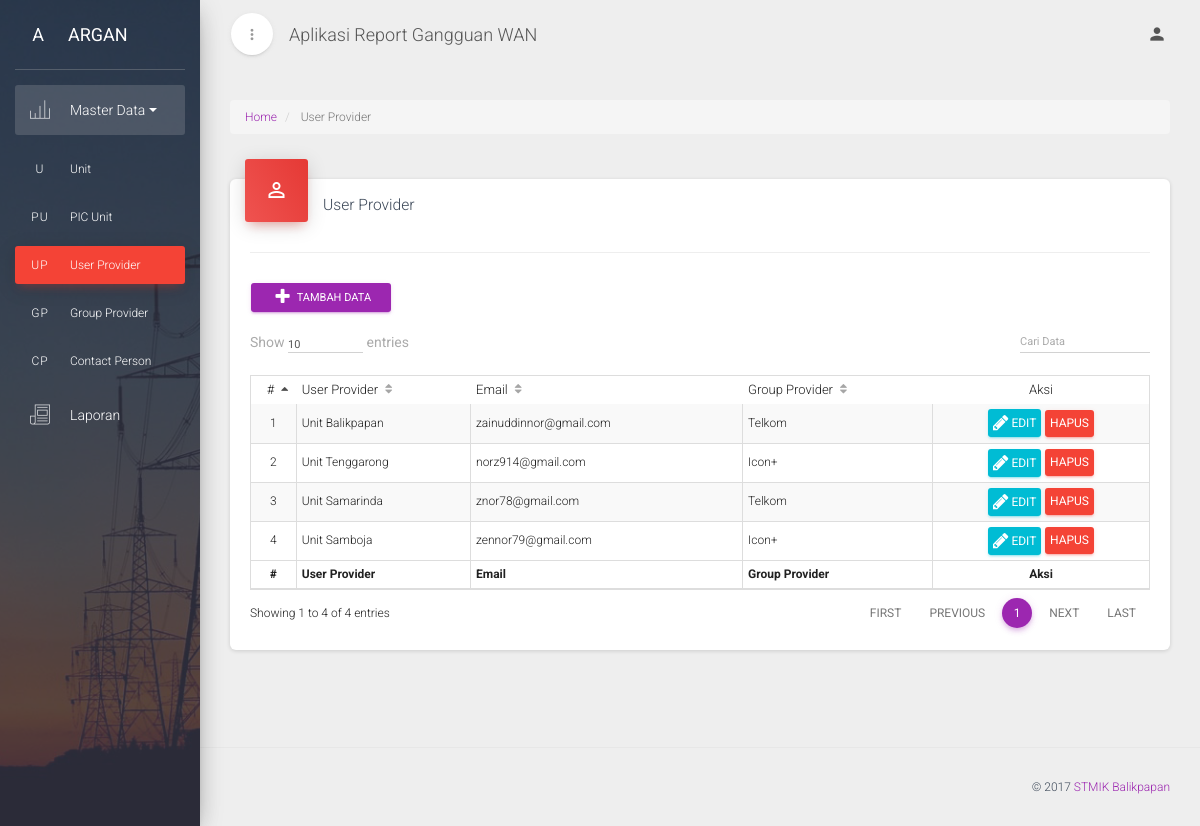
Screenshot of /index.php/c_user_provider with the database file from the repository.
### tables this page shows
CREATE TABLE `user_provider` (
  `id_uprov` int(11) NOT NULL,
  `nm_uprov` varchar(100) NOT NULL,
  `email` varchar(50) NOT NULL,
  `id_gprov` int(12) NOT NULL
);

CREATE TABLE `grup_provider` (
  `id_gprov` int(11) NOT NULL,
  `nm_gprov` varchar(100) NOT NULL
);

### application/controllers/C_user_provider.php (called while the page is built, shortened)
<?php
class C_user_provider extends CI_Controller {
    function __construct(){
        $this->load->model('M_user_provider');
    }
    function index(){
        $data['hasil'] = $this->M_user_provider->index_model();
        $this->load->view('v_user_prov/index', $data);
    }
}
?>

### index.php (called while the page is built, shortened)
<?php
require_once BASEPATH.'core/CodeIgniter.php';

### application/models/M_user_provider.php (called while the page is built, shortened)
<?php
class M_user_provider extends CI_Model {
    function index_model(){
        $this->db->select('*');
        $this->db->from('user_provider');
        $this->db->join('grup_provider','user_provider.id_gprov = grup_provider.id_gprov');
        return json_encode ($this->db->get()->result_array());
    }
}
?>

### application/views/v_user_prov/index.php (the view, shortened to what this page needs)
<div class="wrapper">
       <div class="sidebar" data-active-color="red" data-background-color="black" data-image="<?= base_url()?>assets/img/sidebar-1.jpeg">
           <div class="logo">
               <a href="<?= base_url() ?>" class="simple-text logo-mini">
                   A
               </a>
               <a href="<?= base_url() ?>" class="simple-text logo-normal">
                   ARGAN
               </a>
           </div>
           <div class="sidebar-wrapper">
               <ul class="nav">
                   <li class="active">
                       <a data-toggle="collapse" href="#masterData">
                           <i class="pe-7s-graph3"></i>
                           <p>Master Data
                               <b class="caret"></b>
                           </p>
                       </a>
                       <div class="collapse in" id="masterData">
                           <ul class="nav">
                               <li>
                                   <a href="<?= base_url() ?>C_unit/index">
                                       <span class="sidebar-mini">U</span>
                                       <span class="sidebar-normal">Unit</span>
                                   </a>
                               </li>
                               <li>
                                   <a href="<?= base_url() ?>C_pic_unit/index">
                                       <span class="sidebar-mini">PU</span>
                                       <span class="sidebar-normal">PIC Unit</span>
                                   </a>
                               </li>
                               <li class="active">
                                   <a href="<?= base_url() ?>C_user_provider/index">
                                       <span class="sidebar-mini">UP</span>
                                       <span class="sidebar-normal">User Provider</span>
                                   </a>
                               </li>
                               <li>
                                   <a href="<?= base_url() ?>C_group_provider/index">
                                       <span class="sidebar-mini">GP</span>
                                       <span class="sidebar-normal">Group Provider</span>
                                   </a>
                               </li>
                               <li>
                                   <a href="<?= base_url() ?>C_cp_unit/index">
                                       <span class="sidebar-mini">CP</span>
                                       <span class="sidebar-normal">Contact Person</span>
                                   </a>
                               </li>
                           </ul>
                       </div>
                   </li>
                   <li>
                       <a href="<?= base_url() ?>C_data_laporan/index">
                           <i class="pe-7s-news-paper"></i>
                           <p>Laporan</p>
                       </a>
                   </li>
               </ul>
           </div>
       </div>
   <div class="content">
       <div class="container-fluid">
           <div class="row">
               <div class="col-md-12">
                   <div class="page-title-box">
                       <ol class="breadcrumb p-0 m-0">
                           <li>
                               <a href="<?= base_url() ?>">Home</a>
                           </li>
                           <li class="active">
                               User Provider
                           </li>
                       </ol>
                   </div>
                   <div class="card">
                       <div class="card-header card-header-icon" data-background-color="red">
                           <i class="material-icons">perm_identity</i>
                       </div>
                       <div class="card-content">
                           <h4 class="card-title">User Provider</h4>
                           <hr>
                           <div class="toolbar">
                               <a href="<?= base_url() ?>C_user_provider/create" class="btn btn-primary btn-sm"><i class="fa fa-plus fa-fw"></i> Tambah Data</a>
                           </div>
                           <div class="material-datatables">
                               <table id="datatables" class="table table-striped table-bordered table-hover" cellspacing="0" width="100%" style="width:100%">
                                    <thead>
                                       <tr>
                                           <th class="text-center">#</th>
                                           <th>User Provider</th>
                                           <th>Email</th>
                                           <th>Group Provider</th>
                                           <th class="text-center disabled-sorting">Aksi</th>
                                       </tr>
                                   </thead>
                                   <tfoot>
                                       <tr>
                                           <th class="text-center">#</th>
                                           <th>User Provider</th>
                                           <th>Email</th>
                                           <th>Group Provider</th>
                                           <th class="text-center disabled-sorting">Aksi</th>
                                       </tr>
                                   </tfoot>
                                   <tbody>
                                       <?php
                                       if ($hasil){
                                           $no = 1;
                                           $array = json_decode($hasil, true);
                                           foreach($array as $data) {
                                       ?>
                                       <tr>
                                           <td class="text-center"><?php echo $no++;?></td>
                                           <td><?php echo $data['nm_uprov'];?></td>
                                           <td><?php echo $data['email'];?></td>
                                           <td><?php echo $data['nm_gprov'];?></td>
                                           <td class="text-center td-actions">
                                               <a href="<?= base_url() ?>C_user_provider/update/<?= $data['id_uprov']?>"
                                               class="btn btn-info btn-fill">
                                               <i class="fa fa-pencil"></i> Edit
                                               </a>
                                               <a href="<?= base_url() ?>C_user_provider/deletedata/<?= $data['id_uprov']?>"
                                               class="btn btn-danger btn-fill" onclick="demo.showNotification('top','right')>
                                               <i class="fa fa-trash-o"></i> Hapus
                                               </a>
                                           </td>
                                       </tr>
                                        <?php
                                       }
                                       }
                                       ?>
                                   </tbody>
                               </table>
                           </div>
                       </div>
                   </div>
               </div>
           </div>
       </div>
   </div>
   <footer class="footer">
       <div class="container-fluid">
           <p class="copyright pull-right">
           &copy;
               <a href="http://stmikbpn.ac.id/">STMIK Balikpapan</a>
           </p>
       </div>
   </footer>
   </div>

### rows the page displays
user_provider: nm_uprov "Unit Balikpapan", email "zainuddinnor@gmail.com", id_gprov.nm_gprov "Telkom"
user_provider: nm_uprov "Unit Tenggarong", email "norz914@gmail.com", id_gprov.nm_gprov "Icon+"
user_provider: nm_uprov "Unit Samarinda", email "znor78@gmail.com", id_gprov.nm_gprov "Telkom"
user_provider: nm_uprov "Unit Samboja", email "zennor79@gmail.com", id_gprov.nm_gprov "Icon+"
